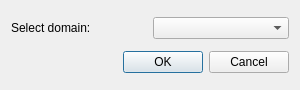
<?xml version="1.0" encoding="UTF-8"?>
<ui version="4.0">
 <class>Dialog</class>
 <widget class="QDialog" name="Dialog">
  <property name="geometry">
   <rect>
    <x>0</x>
    <y>0</y>
    <width>300</width>
    <height>90</height>
   </rect>
  </property>
  <property name="windowTitle">
   <string>Dialog</string>
  </property>
  <layout class="QVBoxLayout" name="verticalLayout">
   <item>
    <layout class="QHBoxLayout" name="horizontalLayout">
     <item>
      <widget class="QLabel" name="laDomain">
       <property name="text">
        <string>Select domain:</string>
       </property>
      </widget>
     </item>
     <item>
      <widget class="QComboBox" name="cbDomain"/>
     </item>
    </layout>
   </item>
   <item>
    <widget class="QDialogButtonBox" name="buttonBox">
     <property name="orientation">
      <enum>Qt::Horizontal</enum>
     </property>
     <property name="standardButtons">
      <set>QDialogButtonBox::Cancel|QDialogButtonBox::Ok</set>
     </property>
    </widget>
   </item>
  </layout>
 </widget>
 <resources/>
 <connections>
  <connection>
   <sender>buttonBox</sender>
   <signal>accepted()</signal>
   <receiver>Dialog</receiver>
   <slot>accept()</slot>
   <hints>
    <hint type="sourcelabel">
     <x>248</x>
     <y>254</y>
    </hint>
    <hint type="destinationlabel">
     <x>157</x>
     <y>274</y>
    </hint>
   </hints>
  </connection>
  <connection>
   <sender>buttonBox</sender>
   <signal>rejected()</signal>
   <receiver>Dialog</receiver>
   <slot>reject()</slot>
   <hints>
    <hint type="sourcelabel">
     <x>316</x>
     <y>260</y>
    </hint>
    <hint type="destinationlabel">
     <x>286</x>
     <y>274</y>
    </hint>
   </hints>
  </connection>
 </connections>
</ui>
